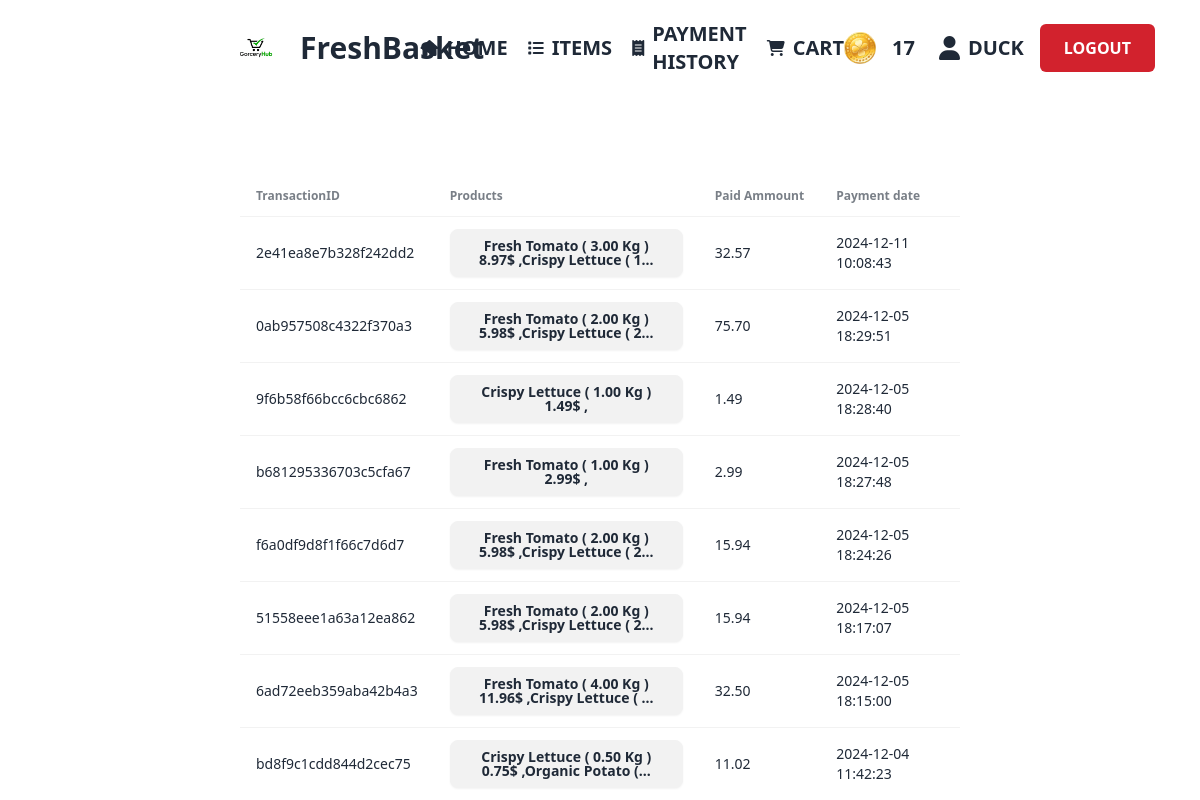
/src/viewer/Paymenthistory.php (signed in), run on the app's committed database.
### tables this page shows
CREATE TABLE `payment` (
  `transactionID` char(20) NOT NULL,
  `email` varchar(100) DEFAULT NULL,
  `paid_amount` decimal(12,2) NOT NULL,
  `list_of_items` text NOT NULL,
  `payment_date` datetime NOT NULL,
  `expiry` date NOT NULL,
  `cvc` char(3) NOT NULL,
  `progress_bar` varchar(20) DEFAULT 'inprogress'
);

### src/viewer/Paymenthistory.php (the view, shortened to what this page needs)
<!DOCTYPE html>
<html data-theme="light" lang="en" style="scroll-behavior: smooth;">
<head>
    <link href="https://cdn.jsdelivr.net/npm/daisyui@4.9.0/dist/full.min.css" rel="stylesheet" type="text/css" />
    <script src="https://cdn.tailwindcss.com"></script>
</head>
<body>
    <header>
        <?php include 'navbar1.php'; ?>
    </header>
    <main>
        <section class="px-[15rem] justify-center flex mt-20">
            <div class="overflow-x-auto w-[60rem]">
                <table class='table'>
                    <thead>
                        <tr>
                            <th>TransactionID</th>
                            <th>Products</th>
                            <th>Paid Ammount</th>
                            <th>Payment date</th>
                        </tr>
                    </thead>
                    <tbody>
                        <?php
                        require_once('DBconnect.php');
                        $useremail = $_COOKIE['email'];
                        $query = "SELECT * FROM payment WHERE email = '$useremail' ORDER BY payment_date DESC";
                        $result = mysqli_query($conn, $query);
                        if (mysqli_num_rows($result) > 0){
                            while ($row = mysqli_fetch_assoc($result)){
                                $transactionid = $row['transactionID'];
                                $products = $row['list_of_items'];
                                $paidammount = $row['paid_amount'];
                                $paymentdate = $row['payment_date'];
                            ?>
                            <tr>
                            <td><?php echo $transactionid; ?></td>
                            <td>
                                <button class="btn" onclick="document.getElementById('modal_<?php echo $transactionid; ?>').showModal()">
                                    <?php echo substr($products, 0, 50) . (strlen($products) > 60 ? '...' : ''); ?>
                                </button>
                            </td>
                            <td><?php echo $paidammount; ?></td>
                            <td><?php echo $paymentdate; ?></td>
                        </tr>
                        <?php
                            }} else {
                                echo "No payment history found";
                            }
                        ?>
                    </tbody>
                </table>
            </div>
        </section>
    </main>
</body>
</html>

### data on the page
payment: transactionID "2e41ea8e7b328f242dd2", list_of_items "Fresh Tomato ( 3.00 Kg ) 8.97$ ,Crispy Lettuce ( 1", paid_amount "32.57", payment_date "2024-12-11 10:08:43"
payment: transactionID "0ab957508c4322f370a3", list_of_items "Fresh Tomato ( 2.00 Kg ) 5.98$ ,Crispy Lettuce ( 2", paid_amount "75.70", payment_date "2024-12-05 18:29:51"
payment: transactionID "9f6b58f66bcc6cbc6862", list_of_items "Crispy Lettuce ( 1.00 Kg ) 1.49$ ,", paid_amount "1.49", payment_date "2024-12-05 18:28:40"
payment: transactionID "b681295336703c5cfa67", list_of_items "Fresh Tomato ( 1.00 Kg ) 2.99$ ,", paid_amount "2.99", payment_date "2024-12-05 18:27:48"
payment: transactionID "f6a0df9d8f1f66c7d6d7", list_of_items "Fresh Tomato ( 2.00 Kg ) 5.98$ ,Crispy Lettuce ( 2", paid_amount "15.94", payment_date "2024-12-05 18:24:26"
payment: transactionID "51558eee1a63a12ea862", list_of_items "Fresh Tomato ( 2.00 Kg ) 5.98$ ,Crispy Lettuce ( 2", paid_amount "15.94", payment_date "2024-12-05 18:17:07"
payment: transactionID "6ad72eeb359aba42b4a3", list_of_items "Fresh Tomato ( 4.00 Kg ) 11.96$ ,Crispy Lettuce (", paid_amount "32.50", payment_date "2024-12-05 18:15:00"
payment: transactionID "bd8f9c1cdd844d2cec75", list_of_items "Crispy Lettuce ( 0.50 Kg ) 0.75$ ,Organic Potato (", paid_amount "11.02", payment_date "2024-12-04 11:42:23"

### other printed values
$loyaltyPoints "17"
$username "DUCK"
